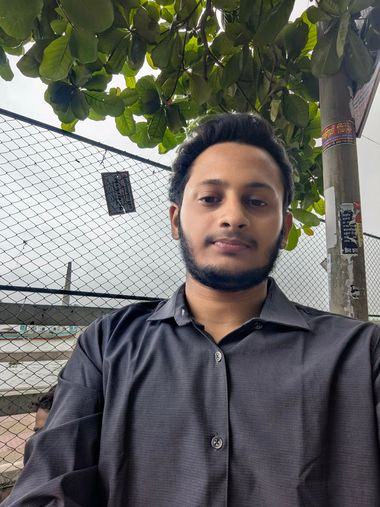
#> input picture assets/img/face-2.jpg, 380 x 507 px, given in place of face-3.jpg.jpg, which was not available
$ python rbsheet.py ../../../assets/img/face-2.jpg ../../../assets/img/face-3.jpg ../../../assets/img/face-3.jpg ../../../assets/img/face-3.jpg
#> lines starting #> are read from the running program, lines starting #| are printed output that depends on the picture; pictures that were not available may be replaced by others from this repository, and a replacement may not be noted
# usage: python3 rbsheet.py <shotdir> <out.png> sec1,sec2 1,2,3 [gray]
import sys; from PIL import Image, ImageDraw
d, out, secs, vers = sys.argv[1], sys.argv[2], sys.argv[3].split(','), sys.argv[4].split(',')
gray = len(sys.argv) > 5
w, h, pad, left = 384, 240, 6, 110
S = Image.new('RGB', (left + len(vers) * (w + pad), len(secs) * (h + pad) + 24), (255, 255, 255)); D = ImageDraw.Draw(S)
#> after `S = Image.new('RGB', (left + len(vers) * (w + pad), len(secs) * (h + p`: S: PIL image 500x270 RGB; every value is 255
for c, v in enumerate(vers): D.text((left + c * (w + pad) + 4, 6), 'v' + v, fill=(0, 0, 0))
for r, s in enumerate(secs):
    D.text((4, 24 + r * (h + pad) + 4), s, fill=(0, 0, 0))
    for c, v in enumerate(vers):
        try: im = Image.open(f'{d}/{s}-{v}.jpg').resize((w, h))
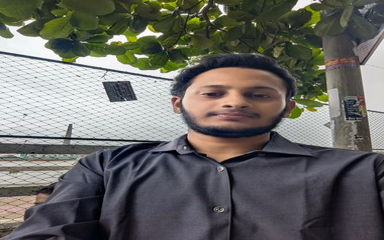
#> im: PIL image 384x240 RGB; mean R, G, B 105, 104.4, 100.1
        except Exception: continue
        if gray: im = im.convert('L').convert('RGB')
        S.paste(im, (left + c * (w + pad), 24 + r * (h + pad)))
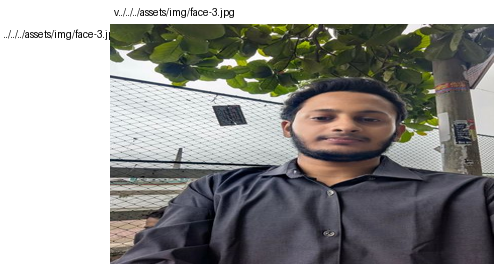
#> S: PIL image 500x270 RGB; mean R, G, B 151.6, 151.2, 148.3
S.save(out); print(out, S.size)
#| ../../../assets/img/face-3.jpg (500, 270)

$ run again, on assets/img/face-3.jpg
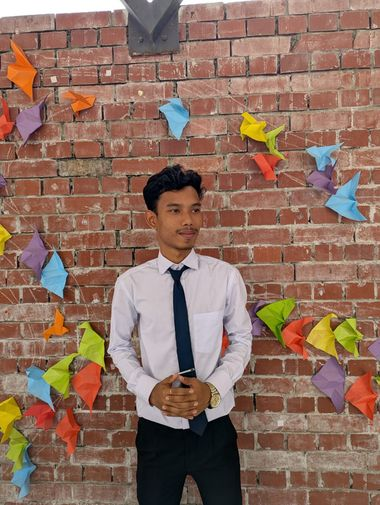
#> input picture assets/img/face-3.jpg, 380 x 505 px, given in place of face-3.jpg.jpg, which was not available
#> `try: im = Image.open(f'{d}/{s}-{v}.jpg').resize((w, h))`:
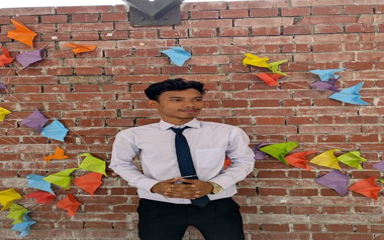
#> im: PIL image 384x240 RGB; mean R, G, B 141.3, 110.2, 95.2
#> `S.paste(im, (left + c * (w + pad), 24 + r * (h + pad)))`:
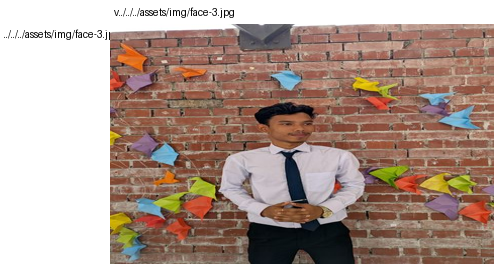
#> S: PIL image 500x270 RGB; mean R, G, B 176.5, 155.2, 145
#| ../../../assets/img/face-3.jpg (500, 270)

$ run again, on assets/img/food-tall.jpg
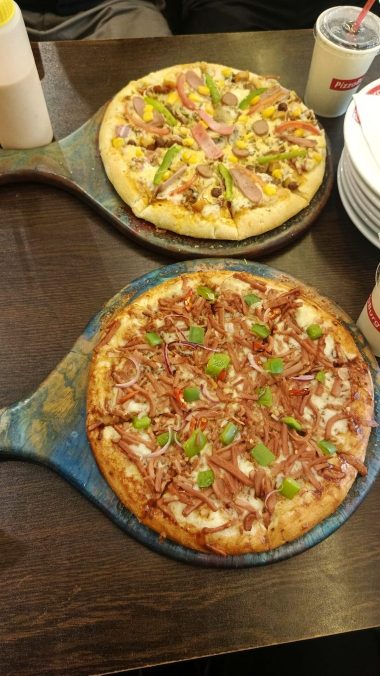
#> input picture assets/img/food-tall.jpg, 760 x 1351 px, given in place of food-tall.jpg.jpg, which was not available (shown at 1/2 size)
#> `try: im = Image.open(f'{d}/{s}-{v}.jpg').resize((w, h))`:
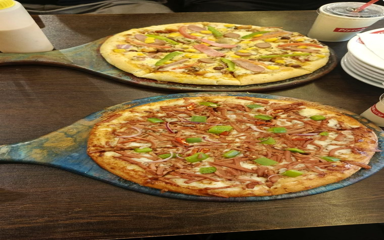
#> im: PIL image 384x240 RGB; mean R, G, B 129.4, 101.5, 60.5
#> `S.paste(im, (left + c * (w + pad), 24 + r * (h + pad)))`:
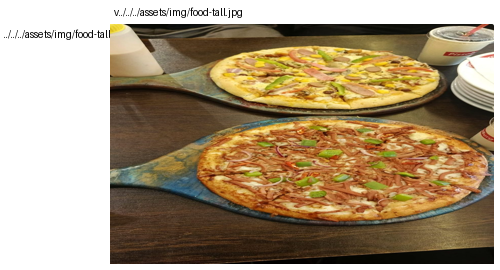
#> S: PIL image 500x270 RGB; mean R, G, B 168.2, 149.2, 121.2
#| ../../../assets/img/food-tall.jpg (500, 270)
